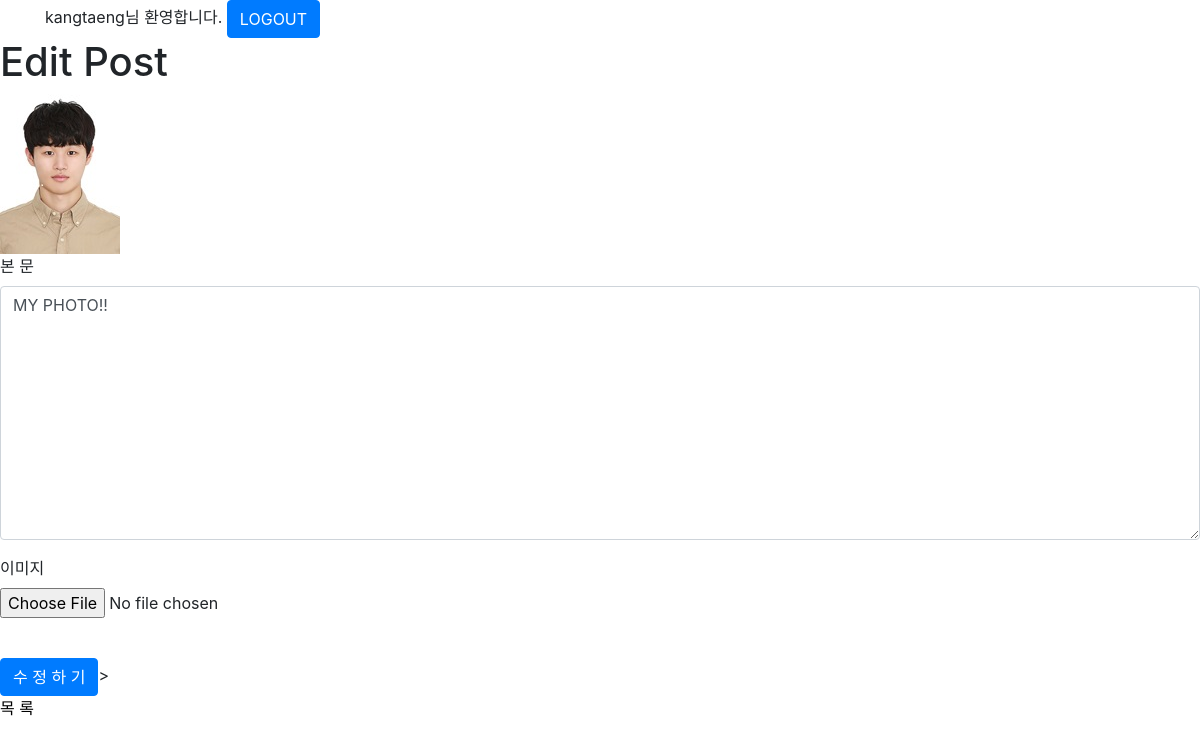
Page /posts/5/edit (signed in) on the committed database.
### posts/models.py (models this page shows, shortened)
class Post(models.Model):
    user = models.ForeignKey(User, on_delete=models.CASCADE, null=False)
    body = models.TextField()
    image = models.ImageField(upload_to='posts', null=True)
    created_at = models.DateTimeField()
    liked_users = models.ManyToManyField(User, related_name='liked_posts')

### posts/views.py (the view)
# urls.py: path('<int:post_id>/edit', views.edit, name='edit'),
@login_required
def edit(request, post_id):
    try:
        post = Post.objects.get(id=post_id, user=request.user)
    except Post.DoesNotExist:
        return redirect('posts:index')
    context = {'post': post}
    return render(request, 'posts/edit.html', context)

### posts/templates/posts/edit.html (shortened to what this page needs)
{% extends "base.html" %}
{% load static %}
{% block style %}
<link rel="stylesheet" href="{% static 'posts/style.css' %}" type="text/css">
{% endblock %}
{% block content %}
<h1>Edit Post</h1>
{% if post.image %}
<div>
  <img src="{{ post.image.url }}" alt="Post Image">
</div>
{% endif %}
 <form action="{% url 'posts:update' post.id %}" method='POST' enctype="multipart/form-data">
    <div class="form-group">
        <label for="body">본 문</label>
        <textarea class='form-control' name="body" id="body" cols="40" rows="10">{{ post.body }}</textarea>
    </div>
    <div class="form-group">
      <label for="image">이미지</label>
      <input type="file" class="form-control-file" id='image' name="image">
    </div>
     <br>
    <button type="submit" class="btn btn-primary">수 정 하 기</button>>
</form>
<a href="{% url 'posts:index' %}">목 록</a>
{% endblock %}

### templates/base.html (shortened to what this page needs)
{% load static %}
<!DOCTYPE html>
<html lang="en">
<head>
    <link rel="stylesheet" href="https://cdn.jsdelivr.net/npm/bootstrap@4.5.3/dist/css/bootstrap.min.css">
    <link rel="stylesheet" href="{% static 'style.css' %}" type="text/css">
    {% block style %}
    {% endblock %}
</head>
<body>
    {% if user.is_authenticated %}
    <div class="container">
        <form action="{% url 'accounts:logout' %}" method="POST">
            {{ user.get_username }}님 환영합니다.
            <button type="submit" class="btn btn-primary">LOGOUT</button>
        </form>
    </div>
    {% endif %}
    {% block content %}
    {% endblock %}
</body>
</html>

### static/style.css (style rules this page uses)
* { box-sizing: border-box; margin: 0px; padding: 0px; }

### posts/static/posts/style.css (style rules this page uses)
body { font-family: -apple-system, BlinkMacSystemFont, "Segoe UI", Roboto, Oxygen, Ubuntu, Cantarell, "Open Sans", "Helvetica Neue", sans-serif; }
a { text-decoration: none; color: black; }

### rows in the picture
Post: image (picture), body "MY PHOTO!!"

### other values in the picture
{{ user.get_username }} "kangtaeng"
